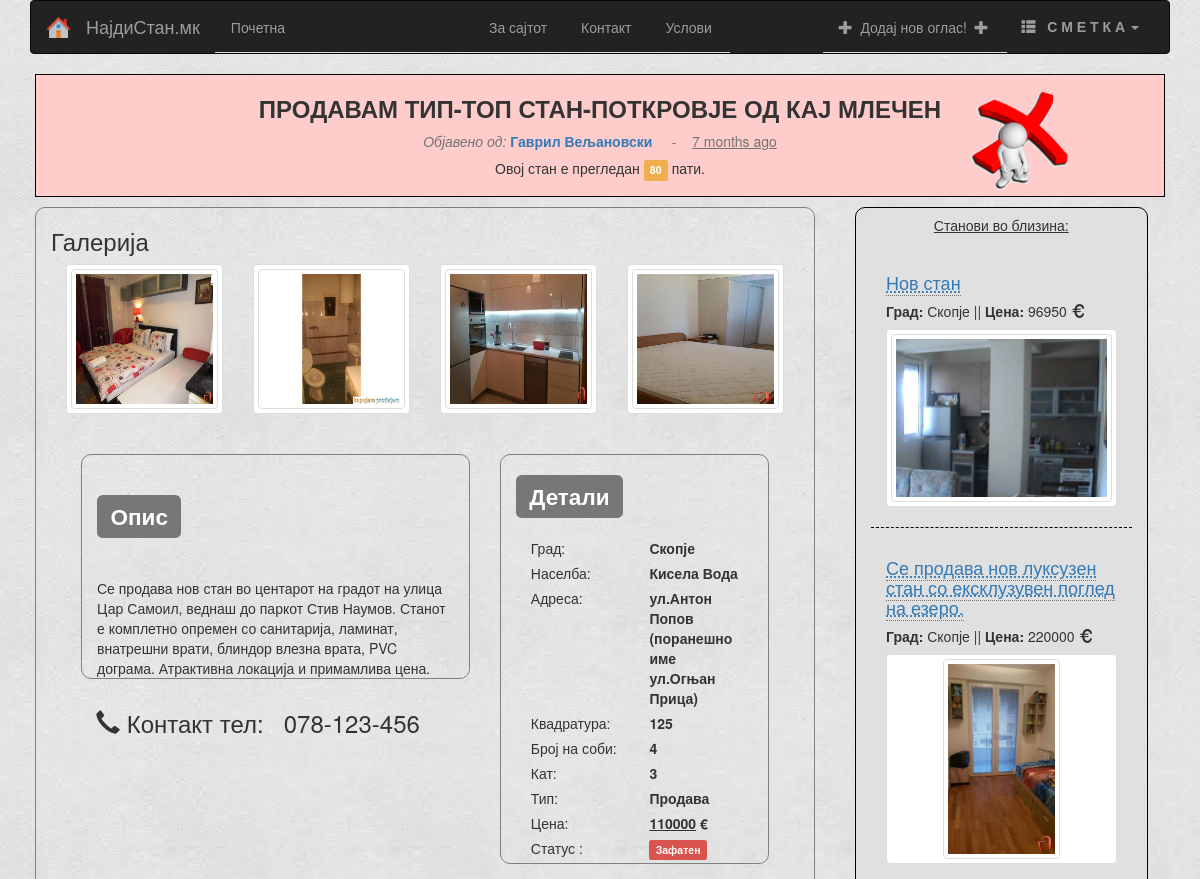
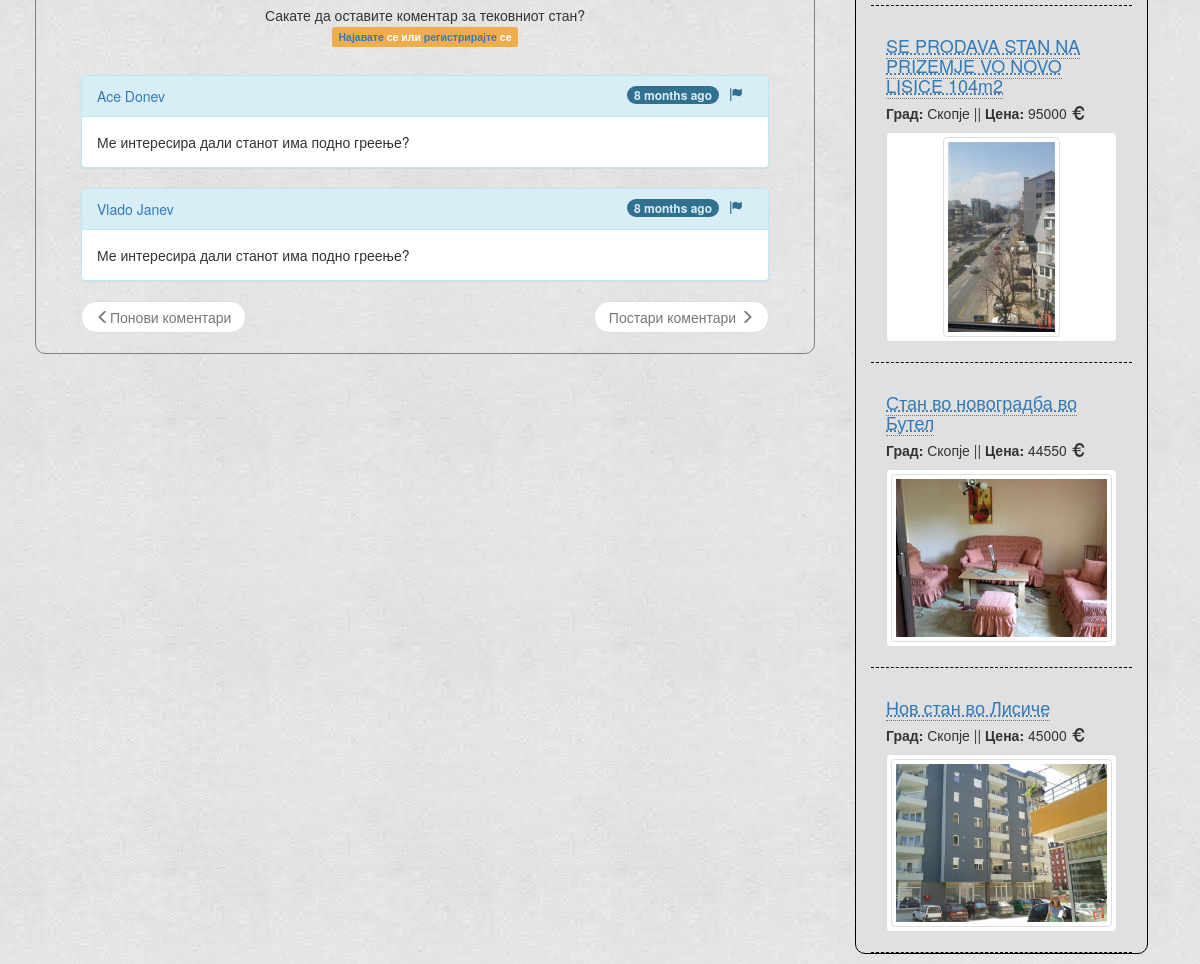
/listing/preview/3, run on the app's committed database (2 pictures, top to bottom).
### app/models.py (models this page shows, shortened)
class Condo(db.Model):
    condoId = db.Column(db.Integer, primary_key=True)
    title = db.Column(db.String(30))
    description = db.Column(db.String(150))
    city = db.Column(db.String(30))
    area = db.Column(db.String(30), nullable=True)
    address = db.Column(db.String(80))
    price = db.Column(db.Integer)
    quadrature = db.Column(db.Integer)
    rooms = db.Column(db.Integer)
    floor = db.Column(db.Integer)
    timestamp = db.Column(db.DateTime)
    timesVisited = db.Column(db.Integer)
    available = db.Column(db.Boolean, default=True)
    isApproved = db.Column(db.Boolean, default=False)
    types = db.Column(db.Boolean, default=False)
    user_id = db.Column(db.Integer, db.ForeignKey('users.userId'))
    comsPerCondo = db.relationship('Comment', backref='commentsPerCondo', lazy='dynamic')
    imgsPerCondo = db.relationship('Images', backref='imagesPerCondo', lazy='dynamic')
    actedOn = db.Column(db.Boolean, default=False)

class Users(db.Model):
    userId = db.Column(db.Integer, primary_key=True)
    fullName = db.Column(db.String(100), index=True)
    email = db.Column(db.String(120), index=True, unique=True)
    password = db.Column(db.String(32))
    telNumber = db.Column(db.String(30))
    regIP = db.Column(db.String(20))
    regDate = db.Column(db.DateTime)
    lastSeen = db.Column(db.DateTime)
    isAdmin = db.Column(db.Boolean, default=False)
    interestedIn = db.Column(db.String(120))
    condosOwned = db.relationship('Condo', backref='condoOwner', lazy='dynamic')
    commentsOwned = db.relationship('Comment', backref='commentOwner', lazy='dynamic')
    reportedUser = db.relationship('Reports', backref='userReported', lazy='dynamic')

class Images(db.Model):
    imgId = db.Column(db.Integer, primary_key=True)
    path = db.Column(db.String(256))
    condo_id = db.Column(db.Integer, db.ForeignKey('condo.condoId'))

class Comment(db.Model):
    commendId = db.Column(db.Integer, primary_key=True)
    body = db.Column(db.String(256))
    commTimeStamp = db.Column(db.DateTime)
    user_id = db.Column(db.Integer, db.ForeignKey('users.userId'))
    condo_id = db.Column(db.Integer, db.ForeignKey('condo.condoId'))

### app/views.py (the view)
@app.route('/listing/preview/<int:cid>', methods=['GET', 'POST'])
@app.route('/listing/preview/<int:cid>/<int:comPage>', methods=['GET', 'POST'])
def listingPreview(cid, comPage=1):
    condoID = Condo.query.get(cid)
    if not condoID:
        flash('Не постои таков стан!')
        return redirect(url_for('index'))
    if len(condoID.imgsPerCondo.all()) >= MAX_PICS:
        excessPic = condoID.imgsPerCondo.order_by(Images.path.desc()).first()
        db.session.delete(excessPic)
        db.session.commit()
        os.remove(excessPic.path)
    condoID.timesVisited += 1
    db.session.commit()
    condoPics = condoID.imgsPerCondo.all()
    comments = condoID.comsPerCondo.order_by(Comment.commTimeStamp.desc()).paginate(comPage, COMMENTS_PER_PAGE, False)
    similarCondos = Condo.query.filter(Condo.city == condoID.city, Condo.types == condoID.types, Condo.isApproved == 1).order_by(func.random().desc()).limit(5).all()
    comForm = CommentaryForm()
    return render_template('preview.html',
                           ccid=condoID,
                           cpics=condoPics,
                           coms=comForm,
                           comments=comments,
                           title='Преглед на стан',
                           simCon=similarCondos)

### app/momentjs.py (called while the page is built)
    def render(self, format):
        return Markup("<script>\ndocument.write(moment(\"%s\").%s);\n</script>" % (self.timestamp.strftime("%Y-%m-%dT%H:%M:%S Z"), format))

    def fromNow(self):
        return self.render("fromNow()")

### app/views.py (called while the page is built)
@app.before_request
def before_request():
    g.user = current_user
    if g.user.is_authenticated:
        g.user.lastSeen = datetime.datetime.utcnow()
        db.session.add(g.user)
        db.session.commit()

### app/templates/preview.html (shortened to what this page needs)
{% extends 'base.html' %}
{% import 'macros.html' as macros %}
{% block content %}
    <div class="row">
        {% if ccid.isApproved %}
            <div class="page-header" style='border: 1px solid black; margin: 0px 20px; background: #C3FDB8;'>
            <div  style="position: absolute; bottom: 0; right: 120px; top: 80px; z-index:99; cursor: pointer;">
                <img src="../../static/img/icons/condo-approved.png" width="100px" height="100px" data-toggle="tooltip" title="Огласот е верифициран од Администрацијата!">
            </div>
        {% else %}
            <div class="page-header" style='border: 1px solid black; margin: 0px 20px; background: #ffcccc;'>
            <div  style="position: absolute; bottom: 0; right: 130px; top: 90px; z-index:99; cursor: pointer;">
                <img src="../../static/img/icons/condo-declined.png" width="100px" height="100px" data-toggle="tooltip" title="Огласот е во фаза на верифицирање!">
            </div>
        {% endif %}
            <h3 align="center"><b>{{ccid.title}}</b>
            </h3>
            <span class="help-block text-center"><i>Објавено од:</i> <b><a href="{{url_for('user', userid=ccid.user_id)}}">{{ccid.condoOwner.fullName}}</a></b> &nbsp;&nbsp;&nbsp; - &nbsp;&nbsp;&nbsp;<u>{{momentjs(ccid.timestamp).fromNow()}}</u></span>
            <h5 align="center">Овој стан е прегледан <span class="label label-warning">{{ccid.timesVisited-1}}</span>  пати.</h5>
        </div>
        <div class="col-md-8 col-lg-8" style="border: 1px solid gray; border-radius: 10px; margin: 10px 20px;" >
            <div class="row">
            <div class="col-md-12 col-lg-12 col-sm-12 col-xs-12">
                <h3 text-align="center">Галерија</h3>
                {% if cpics %}
                    {% for cp in cpics %}
                    <div class="col-md-3 col-lg-3 col-sm-6 col-xs-6">
                    <a class="thumbnail" href="{{cp.path[3:]}}" data-lightbox="my-set"  style="display: inline-flex; height: 150px;  " >
                        <img class="img-thumbnail" src="{{cp.path[3:]}}" width="150px" height="150px" />
                    </a>
                    </div>
                    {% endfor %}
                {% else %}
                    <p align="center"><h4><i>Корисникот нема прикачено слики...</i></h4></p>
                {% endif %}
            </div>
            </div>
            <div class="col-md-12 col-lg-12 " >
                <div class="col-md-7 col-lg-7" >
                      <div class="col-md-12 col-lg-12" style=" margin-top: 20px; min-height: 200px; white-space: pre-line; border:1px solid gray; border-radius: 10px;">
                            <h2><span class="label label-default">Опис</span></h2><br>
                            {{ccid.description|safe}}
                      </div>
                      <div class="col-md-12 col-lg-12" style="margin: 10px 0px" >
                           <h3><span class="glyphicon glyphicon-earphone"></span>&nbsp;Контакт тел:&nbsp;&nbsp;&nbsp;{{ccid.condoOwner.telNumber}}</h3>
                      </div>
                </div>
                <div class="col-md-5 col-lg-5 " >
                       <div class="col-md-12 col-lg-12" style=" margin-top: 20px; min-height: 200px; border:1px solid gray; border-radius: 10px;">
                            <h2><span class="label label-default">Детали</span></h2><br>
                            <div class="form-group">
                                <div class="col-sm-6">Град:</div>
                                <div class="col-sm-6"><label class="control-label" >{{ccid.city}}</label></div>
                            </div>
                            <div class="form-group">
                                <div class="col-sm-6">Населба:</div>
                                <div class="col-sm-6"><label class="control-label" >{{ccid.area}}</label></div>
                            </div>
                            <div class="form-group">
                                <div class="col-sm-6">Адреса:</div>
                                <div class="col-sm-6"><label class="control-label" >{{ccid.address}}</label></div>
                            </div>
                            <div class="form-group">
                                <div class="col-sm-6">Квадратура:</div>
                                <div class="col-sm-6"><label class="control-label" >{{ccid.quadrature}}</label></div>
                            </div>
                            <div class="form-group">
                                <div class="col-sm-6">Број на соби:</div>
                                <div class="col-sm-6"><label class="control-label" >{{ccid.rooms}}</label></div>
                            </div>
                            <div class="form-group">
                                <div class="col-sm-6">Кат:</div>
                                <div class="col-sm-6"><label class="control-label" >{{ccid.floor}}</label></div>
                            </div>
                            <div class="form-group">
                                <div class="col-sm-6">Тип:</div>
                                <div class="col-sm-6"><label class="control-label" >
                                    {% if ccid.types %}Изнајмува
                                    {% else %}Продава
                                    {% endif %}
                                </label></div>
                            </div>
                           <div class="form-group">
                                <div class="col-sm-6">Цена:</div>
                                <div class="col-sm-6"><label class="control-label" ><u>{{ccid.price}}</u><b> €</b></label></div>
                            </div>
                           <div class="form-group">
                                <div class="col-sm-6">Статус :</div>
                                <div class="col-sm-6"><label class="control-label" >
                                    {% if ccid.available %} <span class="label label-success">Слободен</span>
                                    {% else %} <span class="label label-danger">Зафатен</span>
                                    {% endif %}
                                </label></div>
                            </div>
                       </div>
                </div>
                <div class="col-md-12 col-lg-12 " style="margin: 20px 0px" >
                         {% if g.user.is_authenticated %}
                            <form action="/comSub" method="post" >
                                {{coms.hidden_tag()}}
                                {{ macros.render_field(coms.body) }}
                                {{ macros.render_field(coms.submit, label_visible=False) }}
                                <h6 class="text-right" style="margin-bottom: 50px;"><i>(Сопственикот на огласот ќе биде известен преку е-маил за Вашиот коментар)</i></h6>
                                <input type="hidden" name="condoId" value="{{ccid.condoId}}">
                            </form>
                         {% else %}
                             <p class="text-center">Сакате да оставите коментар за тековниот стан?<br>
                                 <span class="label label-warning text-center"><a href="/login?next=%2Flisting%2Fpreview%2F{{ccid.condoId}}">Најавате</a> се или <a href="/register"> регистрирајте</a> се</span></p>
                         {% endif %}
                    </div>
                <div class="col-md-12 col-lg-12" >
                    {% if comments.items %}
                        {% for com in comments.items %}
                            {% include 'comment.html' %}
                        {% endfor %}
                     <ul class="pager">
                        {% if comments.has_prev %}<li class="previous"><a href="{{ url_for('listingPreview', cid=ccid.condoId, comPage=comments.prev_num) }}"><span class="glyphicon glyphicon-menu-left"></span> Понови коментари</a></li>
                             {% else %}<li class="previous disabled"><a href="#"><span class="glyphicon glyphicon-menu-left"></span>Понови коментари</a></li>{% endif %}
                        {% if comments.has_next %}<li class="next"><a href="{{ url_for('listingPreview', cid=ccid.condoId, comPage=comments.next_num) }}">Постари коментари <span class="glyphicon glyphicon-menu-right"></span></a></li>
                             {% else %}<li class="next disabled"><a href="#">Постари коментари <span class="glyphicon glyphicon-menu-right"></span></a></li>{% endif %}
                         </ul>
                    {% endif %}
                </div>
            </div>
        </div>
        <div class="col-md-3 col-lg-3" style="border:1px solid black; border-radius: 10px; margin: 10px 20px; background: #E0E0E0 ">
            <h5 class="text-center"><u>Станови во близина:</u></h5>
                {% if simCon %}
                    {% for sim in simCon %}
                        {% if ccid.condoId != sim.condoId %}
                            <div class="col-md-12 col-lg-12" style=" min-height: 200px; border-bottom: 1px dashed black;  margin-top: 20px;">
                                <h4><a href="{{url_for('listingPreview', cid=sim.condoId)}}"><abbr title="{{sim.description}}">{{sim.title}}</abbr></a></h4>
                                <h5><b>Град:</b> {{sim.city}} || <b>Цена:</b> {{sim.price}} <span class="glyphicon glyphicon-eur"></span></h5>
                                {% if sim.imgsPerCondo[0] %}
                                <a class="thumbnail" href="{{sim.imgsPerCondo[0].path[3:]}}"  data-lightbox={{sim.condoId}} >
                                <img class="img-thumbnail" src="{{sim.imgsPerCondo[0].path[3:]}}"  alt="Не постои слика..." style="max-height: 200px;"  /></a>
                                {% else %}
                                <a href="#" >
                                <img class="img-thumbnail" src=""  alt="Не постои слика..." /></a>
                                {% endif %}
                            </div>
                        {% endif %}
                    {% endfor %}
                {% endif %}
        </div>
    </div>
</div>
{% endblock %}

### app/templates/comment.html
    <div class="panel panel-info" id="{{com.commendId}}">
      <div class="panel-heading"><a href="/user/{{com.commentOwner.userId}}">{{com.commentOwner.fullName}}</a>
          {% if com.user_id == g.user.userId or g.user.is_admin %}
           <a id="deleteCom" comID="{{com.commendId}}" class="label label-danger comDelete" style="float: right; margin: 0px 10px; cursor: pointer;" data-toggle="tooltip" title="Бриши коментар"> X </a> &nbsp;&nbsp;&nbsp;
          {% else %}
           <span comID="{{com.commendId}}" userId="{{com.commentOwner.userId}}" cid="{{ccid.condoId}}" class="glyphicon glyphicon-flag comReport" style="float: right; margin: 0px 10px; cursor: pointer;" data-toggle="modal" data-target="#myModal"></span>
          {% endif %}
          <span class="badge" style="display: block; float: right; ">{{momentjs(com.commTimeStamp).fromNow()}}</span>
      </div>
      <div class="panel-body" style="white-space: pre-line;">{{com.body|safe}}</div>
    </div>

### app/templates/base.html (style rules this page uses)
body { background-image: url("../../../static/img/icons/bg.jpg"); }

### data on the page
Condo: title "ПРОДАВАМ ТИП-ТОП СТАН-ПОТКРОВЈЕ ОД КАЈ МЛЕЧЕН", ccid.timesVisited-1 "80", description "Се продава нов стан во центарот на градот на улица Цар Самоил, веднаш до паркот Стив Наумов. Станот е комплетно опремен со санитарија, ламинат, внатрешни врати, блиндор влезна врата, PVC дограма. Атрактивна локација и примамлива цена.", city "Скопје", area "Кисела Вода", address "ул.Антон Попов (поранешно име ул.Огњан Прица)", quadrature "125", rooms "4", floor "3", price "110000"
Users: condoOwner.fullName "Гаврил Вељановски", condoOwner.telNumber "078-123-456"
Images: path (picture)
Images: path (picture)
Images: path (picture)
Images: path (picture)
Comment: commentOwner.fullName "Ace Donev", body "Ме интересира дали станот има подно греење?"
Comment: commentOwner.fullName "Vlado Janev", body "Ме интересира дали станот има подно греење?"
Condo: title "Нов стан", city "Скопје", price "96950", path (picture)
Condo: title "Се продава нов луксузен стан со ексклузувен поглед на езеро.", city "Скопје", price "220000", path (picture)
Condo: title "SE PRODAVA STAN NA PRIZEMJE VO NOVO LISICE 104m2", city "Скопје", price "95000", path (picture)
Condo: title "Стан во новоградба во Бутел", city "Скопје", price "44550", path (picture)
Condo: title "Нов стан во Лисиче", city "Скопје", price "45000", path (picture)
